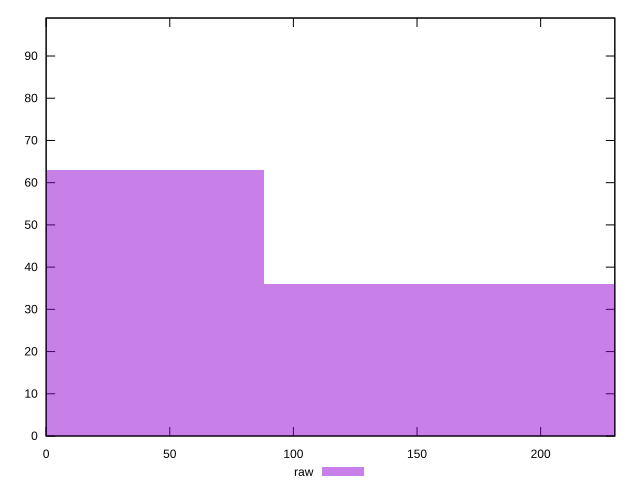

gnuplot code for this plot:
reset

$raw <<EOF
176.26285751359487 36
0 63
EOF

set key outside below
set boxwidth 176.26285751359487
set xrange [0:230]
set yrange [0:99]
set trange [0:99]
set style fill transparent solid 0.5 noborder
set terminal svg size 640, 490 enhanced background rgb 'white'
set output "report/report_00029_2021-02-24T13-36-40.390Z/unminified-javascript/samples/card/raw/histogram.svg"

plot $raw title "raw" with boxes

reset
